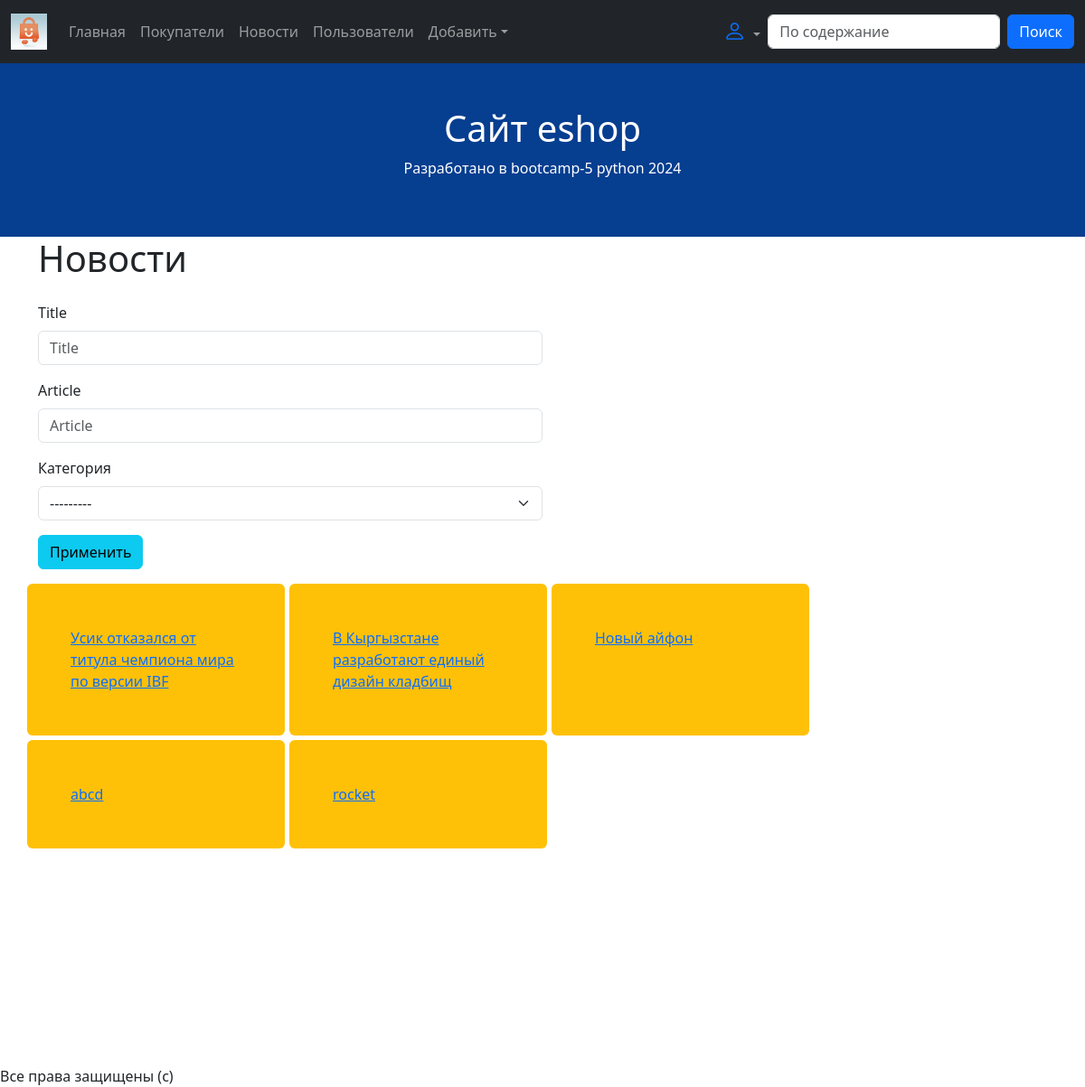
The page /news/ on the database as committed earlier.
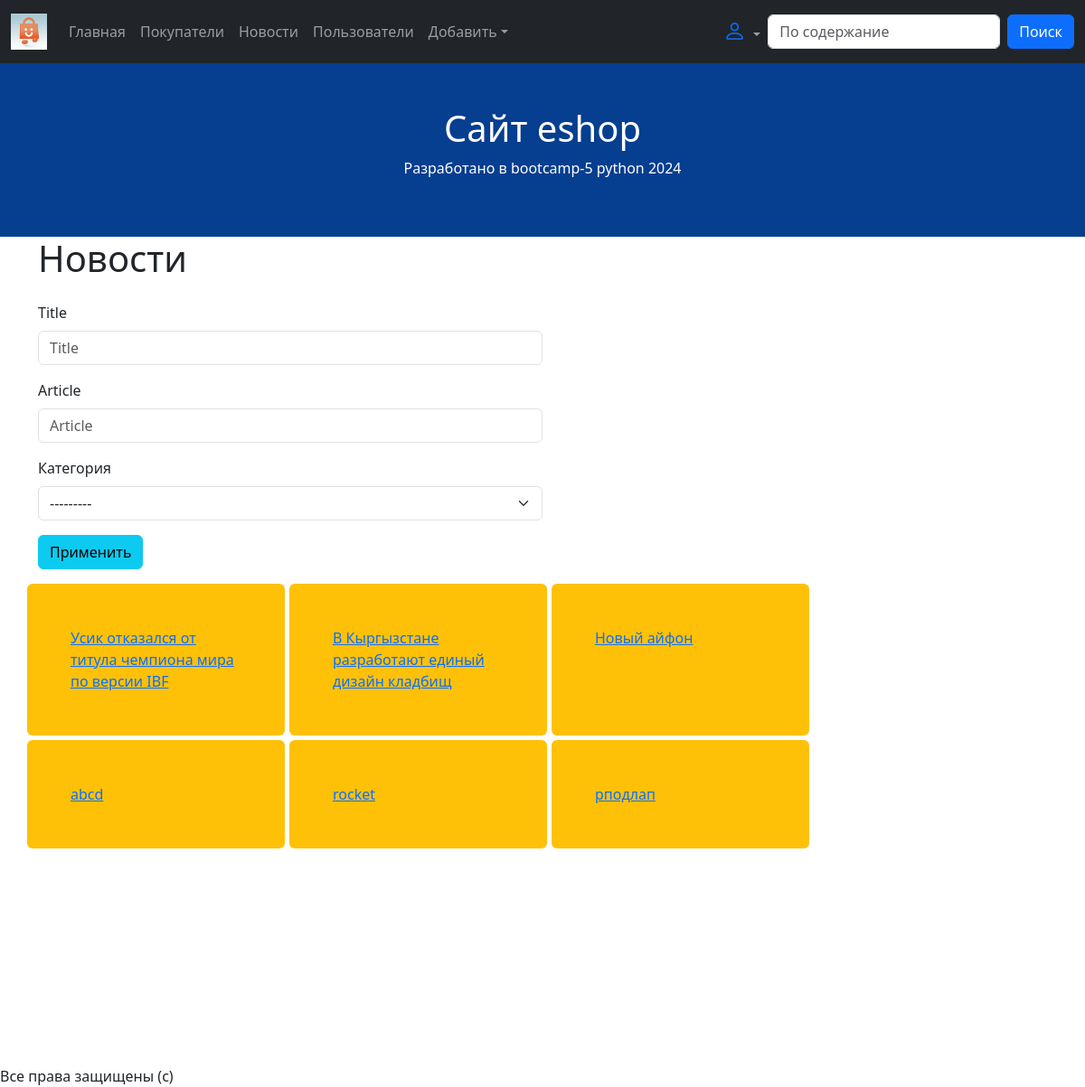
The same page on the database as committed later.
### news/models.py (models this page shows, shortened)
class New(models.Model):
    title = models.CharField(max_length=100)
    article = models.TextField(null=True,blank=True)
    category = models.ForeignKey(
        to=NewsCategory,
        on_delete=models.SET_NULL,
        null=True, blank=True,
        verbose_name="Категория"
    )
    views = models.IntegerField(default=0)
    user_views = models.ManyToManyField(
        to=User,
        blank=True,
    )

### news/views.py (the view)
# urls.py: path('news/', news_list, name='news-list'),
def news_list(request):
    news_queryset = New.objects.all()
    filter_object = NewFilter(
        data=request.GET,
        queryset=news_queryset
    )
    context = {"filter_object": filter_object}
    return render(request, 'news_list.html', context)

### news/models.py (called while the page is built)
    def __str__(self):
        return self.name

### news/templates/news_list.html
{% extends 'base.html' %}
{% load django_bootstrap5 %}
{% block content %}
<h1>Новости</h1>
<p class="row">
    <form class="col-lg-6" method="get">
        {% bootstrap_form filter_object.form %}
        <button class="btn btn-info">Применить</button>
    </form>
</p>
<div class="row news-list">
    {% for obj in filter_object.qs %}
        <div class="p-5 bg-warning rounded col-lg-3 col-md-5 col-sm-12">
            <a href="/new-detail/{{ obj.id }}/">{{ obj.title }}</a>
        </div>
    {% endfor %}
</div>
{% endblock %}

Rows that differ between the two databases and show on the page:
added New: title "рподлап"
